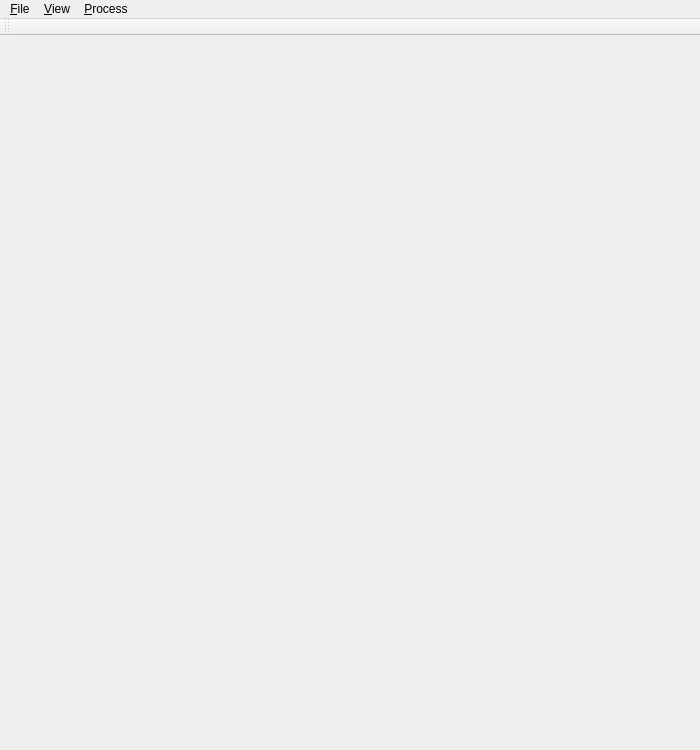
<?xml version="1.0" encoding="UTF-8"?>
<ui version="4.0">
 <class>Phraktalus</class>
 <widget class="QMainWindow" name="Phraktalus">
  <property name="windowModality">
   <enum>Qt::ApplicationModal</enum>
  </property>
  <property name="geometry">
   <rect>
    <x>0</x>
    <y>0</y>
    <width>700</width>
    <height>750</height>
   </rect>
  </property>
  <property name="windowTitle">
   <string>Phraktalus</string>
  </property>
  <property name="windowIcon">
   <iconset>
    <normaloff>:/icons/phraktalus.png</normaloff>:/icons/phraktalus.png</iconset>
  </property>
  <widget class="QWidget" name="centralWidget">
   <layout class="QHBoxLayout" name="horizontalLayout_2"/>
  </widget>
  <widget class="QMenuBar" name="menuBar">
   <property name="geometry">
    <rect>
     <x>0</x>
     <y>0</y>
     <width>700</width>
     <height>22</height>
    </rect>
   </property>
   <widget class="QMenu" name="menu_File">
    <property name="title">
     <string>&amp;File</string>
    </property>
    <addaction name="action_New"/>
    <addaction name="action_Open"/>
    <addaction name="separator"/>
    <addaction name="action_Quit"/>
   </widget>
   <widget class="QMenu" name="menu_Process">
    <property name="title">
     <string>&amp;Process</string>
    </property>
    <addaction name="action_Previous"/>
    <addaction name="action_Next"/>
    <addaction name="action_Zoom"/>
    <addaction name="separator"/>
   </widget>
   <widget class="QMenu" name="menu_View">
    <property name="title">
     <string>&amp;View</string>
    </property>
    <widget class="QMenu" name="menu_Grids">
     <property name="title">
      <string>&amp;Grids</string>
     </property>
     <property name="icon">
      <iconset>
       <normaloff>:/icons/rule.png</normaloff>:/icons/rule.png</iconset>
     </property>
     <addaction name="action_Vertical"/>
     <addaction name="action_Horizontal"/>
    </widget>
    <addaction name="action_Toolbar"/>
    <addaction name="separator"/>
    <addaction name="menu_Grids"/>
    <addaction name="action_Show_Labels"/>
    <addaction name="action_Surface"/>
    <addaction name="action_Lighting"/>
    <addaction name="action_Reset_Camera"/>
   </widget>
   <addaction name="menu_File"/>
   <addaction name="menu_View"/>
   <addaction name="menu_Process"/>
  </widget>
  <widget class="QToolBar" name="toolBar">
   <property name="windowTitle">
    <string>toolBar</string>
   </property>
   <attribute name="toolBarArea">
    <enum>TopToolBarArea</enum>
   </attribute>
   <attribute name="toolBarBreak">
    <bool>false</bool>
   </attribute>
  </widget>
  <action name="action_Open">
   <property name="icon">
    <iconset>
     <normaloff>:/icons/open.png</normaloff>:/icons/open.png</iconset>
   </property>
   <property name="text">
    <string>&amp;Open...</string>
   </property>
   <property name="toolTip">
    <string>Opens a file containing digital elavation data</string>
   </property>
   <property name="shortcut">
    <string>Ctrl+O</string>
   </property>
  </action>
  <action name="action_Quit">
   <property name="icon">
    <iconset>
     <normaloff>:/icons/close.png</normaloff>:/icons/close.png</iconset>
   </property>
   <property name="text">
    <string>&amp;Quit</string>
   </property>
   <property name="shortcut">
    <string>Ctrl+Q</string>
   </property>
  </action>
  <action name="action_Reset_Camera">
   <property name="icon">
    <iconset>
     <normaloff>:/icons/camera.png</normaloff>:/icons/camera.png</iconset>
   </property>
   <property name="text">
    <string>&amp;Reset Camera</string>
   </property>
   <property name="toolTip">
    <string>Resets the camera to the initial state</string>
   </property>
   <property name="shortcut">
    <string>Ctrl+R</string>
   </property>
  </action>
  <action name="action_Toolbar">
   <property name="checkable">
    <bool>true</bool>
   </property>
   <property name="checked">
    <bool>true</bool>
   </property>
   <property name="text">
    <string>&amp;Toolbar</string>
   </property>
   <property name="toolTip">
    <string>Show/Hide the toolbar</string>
   </property>
   <property name="shortcut">
    <string>Ctrl+B</string>
   </property>
  </action>
  <action name="action_About">
   <property name="text">
    <string>&amp;About Phraktalus</string>
   </property>
   <property name="toolTip">
    <string>About Phraktalus</string>
   </property>
  </action>
  <action name="action_Vertical">
   <property name="checkable">
    <bool>true</bool>
   </property>
   <property name="checked">
    <bool>true</bool>
   </property>
   <property name="text">
    <string>Show &amp;Vertical Grid</string>
   </property>
   <property name="toolTip">
    <string>Toggles vertical grid</string>
   </property>
  </action>
  <action name="action_Horizontal">
   <property name="checkable">
    <bool>true</bool>
   </property>
   <property name="checked">
    <bool>true</bool>
   </property>
   <property name="text">
    <string>Show &amp;Horizontal Grid</string>
   </property>
   <property name="toolTip">
    <string>Toggles horizontal grid</string>
   </property>
  </action>
  <action name="action_Surface">
   <property name="checkable">
    <bool>true</bool>
   </property>
   <property name="checked">
    <bool>true</bool>
   </property>
   <property name="icon">
    <iconset>
     <normaloff>:/icons/brush.png</normaloff>:/icons/brush.png</iconset>
   </property>
   <property name="text">
    <string>Show &amp;Surface</string>
   </property>
   <property name="toolTip">
    <string>Toggles surface's filling</string>
   </property>
  </action>
  <action name="action_Zoom">
   <property name="checkable">
    <bool>true</bool>
   </property>
   <property name="icon">
    <iconset>
     <normaloff>:/icons/zoom.png</normaloff>:/icons/zoom.png</iconset>
   </property>
   <property name="text">
    <string>Zoom</string>
   </property>
   <property name="toolTip">
    <string>Select height map subregion to view</string>
   </property>
   <property name="shortcut">
    <string>Ctrl+Z</string>
   </property>
  </action>
  <action name="action_Show_Labels">
   <property name="checkable">
    <bool>true</bool>
   </property>
   <property name="checked">
    <bool>true</bool>
   </property>
   <property name="icon">
    <iconset>
     <normaloff>:/icons/labels.png</normaloff>:/icons/labels.png</iconset>
   </property>
   <property name="text">
    <string>Show Labels</string>
   </property>
   <property name="toolTip">
    <string>Shows/Hides the labels in the viewport</string>
   </property>
   <property name="shortcut">
    <string>Ctrl+L</string>
   </property>
  </action>
  <action name="action_New">
   <property name="icon">
    <iconset>
     <normaloff>:/icons/new.png</normaloff>:/icons/new.png</iconset>
   </property>
   <property name="text">
    <string>New</string>
   </property>
   <property name="toolTip">
    <string>Creates a new terrain using the built-in algorithms</string>
   </property>
   <property name="shortcut">
    <string>Ctrl+N</string>
   </property>
  </action>
  <action name="action_Previous">
   <property name="icon">
    <iconset>
     <normaloff>:/icons/previous.png</normaloff>:/icons/previous.png</iconset>
   </property>
   <property name="text">
    <string>Previous</string>
   </property>
   <property name="toolTip">
    <string>Go back to the previous model</string>
   </property>
   <property name="shortcut">
    <string>Backspace</string>
   </property>
  </action>
  <action name="action_Next">
   <property name="icon">
    <iconset>
     <normaloff>:/icons/next.png</normaloff>:/icons/next.png</iconset>
   </property>
   <property name="text">
    <string>Next</string>
   </property>
   <property name="toolTip">
    <string>Shows the next zoom level</string>
   </property>
   <property name="shortcut">
    <string>Return</string>
   </property>
  </action>
  <action name="action_Lighting">
   <property name="checkable">
    <bool>true</bool>
   </property>
   <property name="checked">
    <bool>true</bool>
   </property>
   <property name="icon">
    <iconset>
     <normaloff>:/icons/sun.png</normaloff>:/icons/sun.png</iconset>
   </property>
   <property name="text">
    <string>Lighting</string>
   </property>
   <property name="toolTip">
    <string>Toggles lighting on and off in the 3D scene renderer</string>
   </property>
  </action>
 </widget>
 <layoutdefault spacing="6" margin="11"/>
 <resources/>
 <connections>
  <connection>
   <sender>action_Quit</sender>
   <signal>triggered()</signal>
   <receiver>Phraktalus</receiver>
   <slot>close()</slot>
   <hints>
    <hint type="sourcelabel">
     <x>-1</x>
     <y>-1</y>
    </hint>
    <hint type="destinationlabel">
     <x>266</x>
     <y>235</y>
    </hint>
   </hints>
  </connection>
  <connection>
   <sender>action_Toolbar</sender>
   <signal>toggled(bool)</signal>
   <receiver>toolBar</receiver>
   <slot>setVisible(bool)</slot>
   <hints>
    <hint type="sourcelabel">
     <x>-1</x>
     <y>-1</y>
    </hint>
    <hint type="destinationlabel">
     <x>266</x>
     <y>31</y>
    </hint>
   </hints>
  </connection>
 </connections>
</ui>
